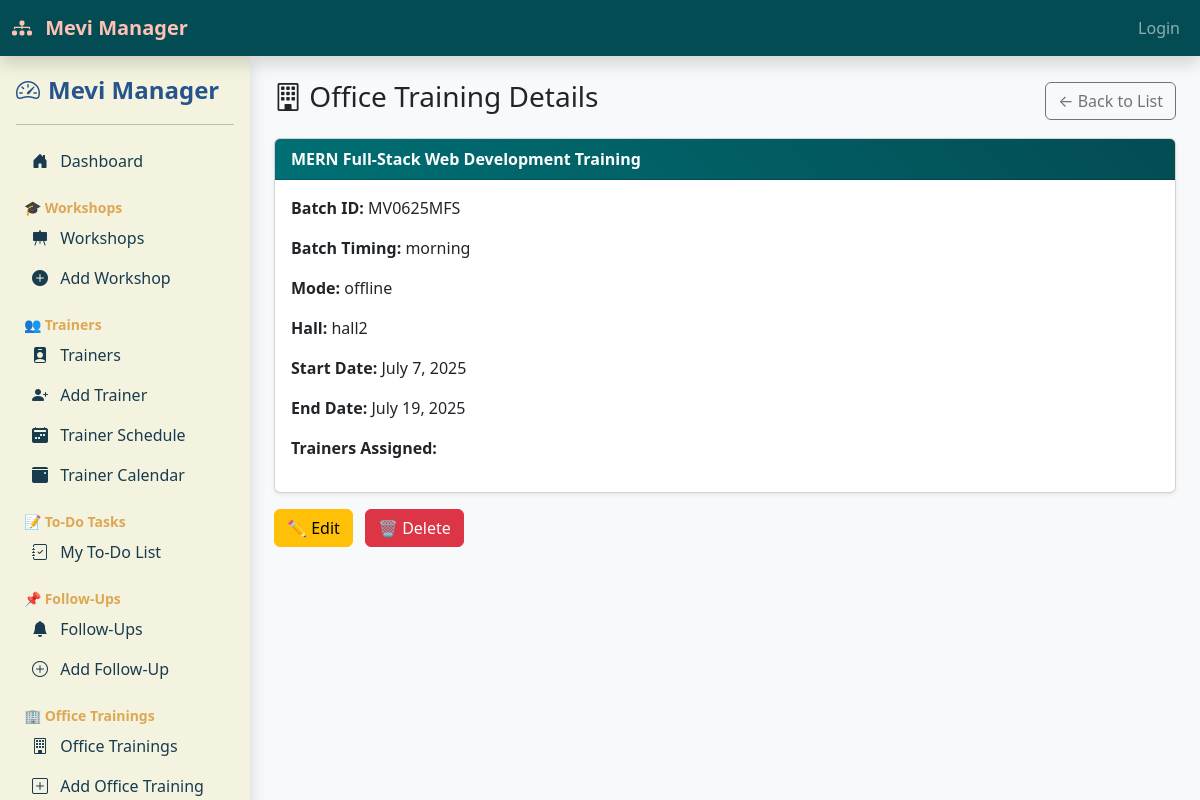
Screenshot of /office-trainings/view/1/ with the database file from the repository.
### workshop_manager/models.py (models this page shows, shortened)
class OfficeTraining(models.Model):
    name = models.CharField(max_length=200)
    batch_id = models.CharField(max_length=50)
    batch = models.CharField(max_length=20, choices=BATCH_CHOICES)
    mode = models.CharField(max_length=10, choices=MODE_CHOICES)
    hall = models.CharField(max_length=10, choices=HALL_CHOICES, blank=True, null=True)
    start_date = models.DateField()
    end_date = models.DateField()
    trainers = models.ManyToManyField('Trainer')  # Assuming Trainer model exists

### workshop_manager/views.py (the view)
# urls.py: path('office-trainings/view/<int:pk>/', views.view_office_training, name='view_office_training'),
def view_office_training(request, pk):
    training = get_object_or_404(OfficeTraining, pk=pk)
    return render(request, 'office_training/view.html', {'training': training})

### workshop_manager/templates/office_training/view.html (shortened to what this page needs)
{% extends 'base.html' %}
{% block content %}
<div class="container mt-4">
  <div class="d-flex justify-content-between align-items-center">
    <h3><i class="bi bi-building"></i> Office Training Details</h3>
    <a href="{% url 'office_training_list' %}" class="btn btn-outline-secondary">← Back to List</a>
  </div>
  <div class="card mt-3 shadow-sm">
    <div class="card-header bg-dark text-white fw-bold">
      {{ training.name }}
    </div>
    <div class="card-body">
      <p><strong>Batch ID:</strong> {{ training.batch_id }}</p>
      <p><strong>Batch Timing:</strong> {{ training.batch }}</p>
      <p><strong>Mode:</strong> {{ training.mode }}</p>
      {% if training.mode == 'offline' %}
      <p><strong>Hall:</strong> {{ training.hall }}</p>
      {% endif %}
      <p><strong>Start Date:</strong> {{ training.start_date }}</p>
      <p><strong>End Date:</strong> {{ training.end_date }}</p>
      <p><strong>Trainers Assigned:</strong>
      </p>
    </div>
  </div>
  <div class="mt-3">
    <a href="{% url 'edit_office_training' training.pk %}" class="btn btn-warning me-2">✏️ Edit</a>
    <a href="{% url 'delete_office_training' training.pk %}" class="btn btn-danger">🗑️ Delete</a>
  </div>
</div>
{% endblock %}

### workshop_manager/templates/base.html (style rules this page uses)
:root { --primary-dark: #034C53; --primary: #007074; --accent: #F38C79; --light-accent: #FFC1B4; }
body { padding-top: 56px; background-color: #f8f9fa; }
.card-header { background: linear-gradient(45deg, var(--primary), var(--primary-dark)); }
.card-header.text-white { color: #fff !important; }

### rows the page displays
OfficeTraining: name "MERN Full-Stack Web Development Training", batch_id "MV0625MFS", batch "morning", mode "offline", hall "hall2", start_date "July 7, 2025", end_date "July 19, 2025"
